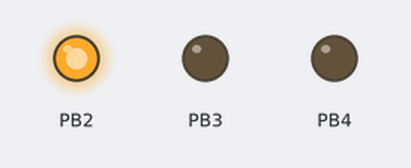
The program below on a simulated ATmega328P, built with avr-gcc and emulated at 16 MHz (the files do not name the chip). Parts: output pins drawn as LEDs (lit = HIGH).

Above: at 0.2 s.
At 0.6 s:
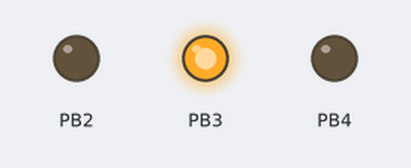
At 2.2 s:
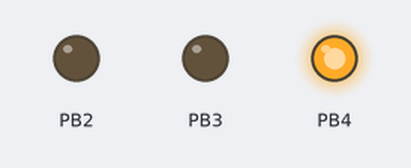
Timing chart, 0 to 3.0 s (numbered marks = the images above):
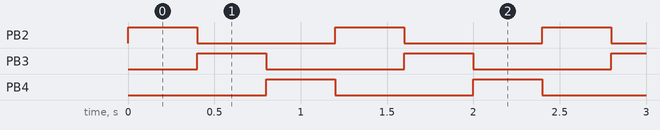

The program:

main.c
```c
#define F_CPU 16000000UL

#include <avr/io.h>
#include <util/delay.h>
#include <stdbool.h>

int main (void)
{
    DDRB = (7 << 2);

    while(true){
        PORTB = 1 << 2;
        _delay_ms(400);
        PORTB <<= 1;
        _delay_ms(400);
        PORTB <<= 1;
        _delay_ms(400);
        PORTB = 0;
    }
}
```

Measured:
- by itself, PB2–4: alternates HIGH for 0.40 s and LOW for 0.80 s
- by itself, everything shown: repeats every 1.2 s, in 3 steps
